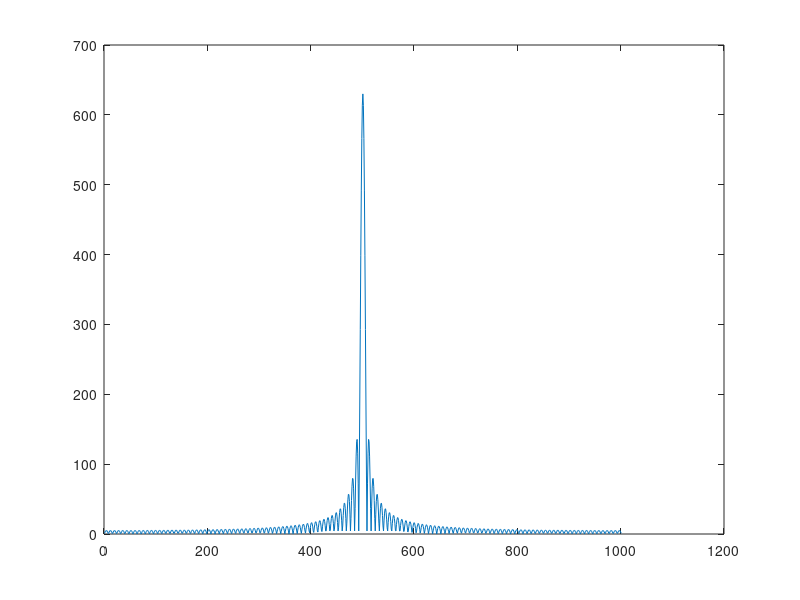

MATLAB code for this plot:
clear all;
close all;
T=1;
fs=1000;
t=0.0:1/fs:T;
delta_t=(1/8);
y(1:length(t))=0.0;
y(length(t)/2:(length(t)/2+delta_t*fs))=5.0;
plot(t,y);
y1=fft(y);
plot(fftshift(abs(y1)));
